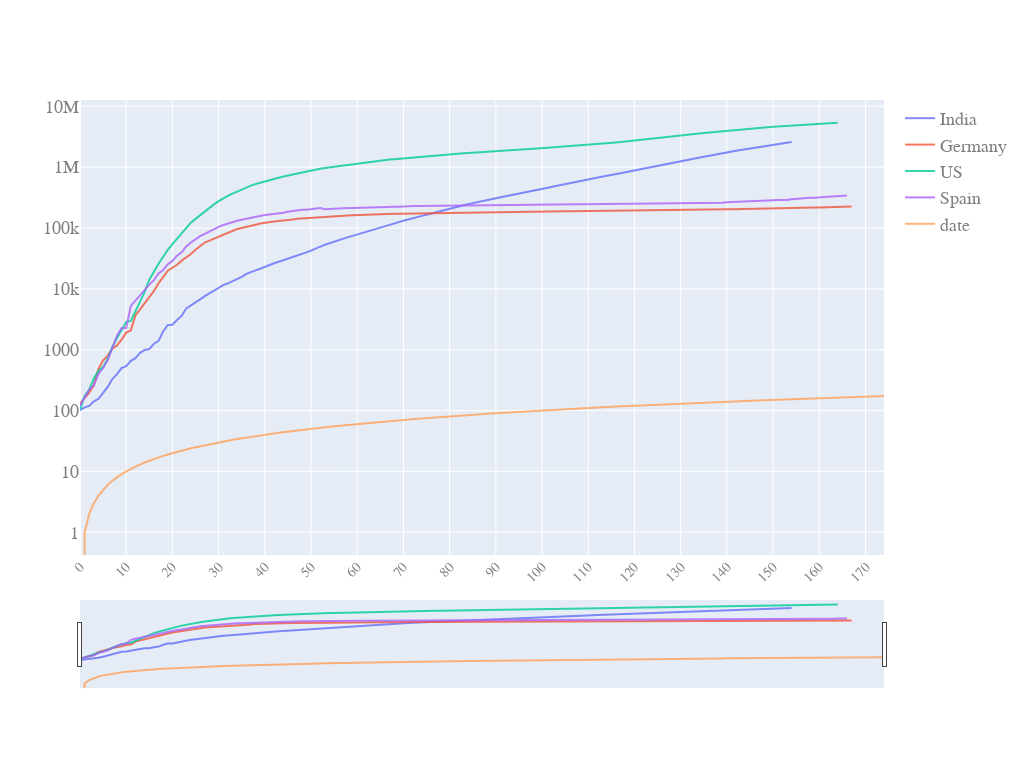

The code cell stored with this chart in its notebook:
### Code cell
quick_plot(pd_sync_timelines.date,
           pd_sync_timelines.iloc[:,1:],
           y_scale='log',
           slider=True)

### Figure 1 — Plotly figure (JSON) as saved in the notebook; plotly's stock layout.template omitted (floating-point values rounded to 4 significant figures; data arrays with more than 128 entries replaced by an {"elided": "..."} marker saying what was removed)
{"data": [{"name": "India", "opacity": 0.8, "type": "scatter", "x": {"elided": "175 int values"}, "y": {"elided": "175 int values"}}, {"name": "Germany", "opacity": 0.8, "type": "scatter", "x": {"elided": "175 int values"}, "y": {"elided": "175 int values"}}, {"name": "US", "opacity": 0.8, "type": "scatter", "x": {"elided": "175 int values"}, "y": {"elided": "175 int values"}}, {"name": "Spain", "opacity": 0.8, "type": "scatter", "x": {"elided": "175 int values"}, "y": {"elided": "175 int values"}}, {"name": "date", "opacity": 0.8, "type": "scatter", "x": {"elided": "175 int values"}, "y": {"elided": "175 int values"}}], "layout": {"autosize": true, "font": {"color": "#7f7f7f", "family": "PT Sans, monospace", "size": 18}, "height": 768, "width": 1024, "xaxis": {"nticks": 20, "rangeslider": {"visible": true}, "tickangle": -45, "tickfont": {"color": "#7f7f7f", "size": 14}}, "yaxis": {"type": "log"}}}
